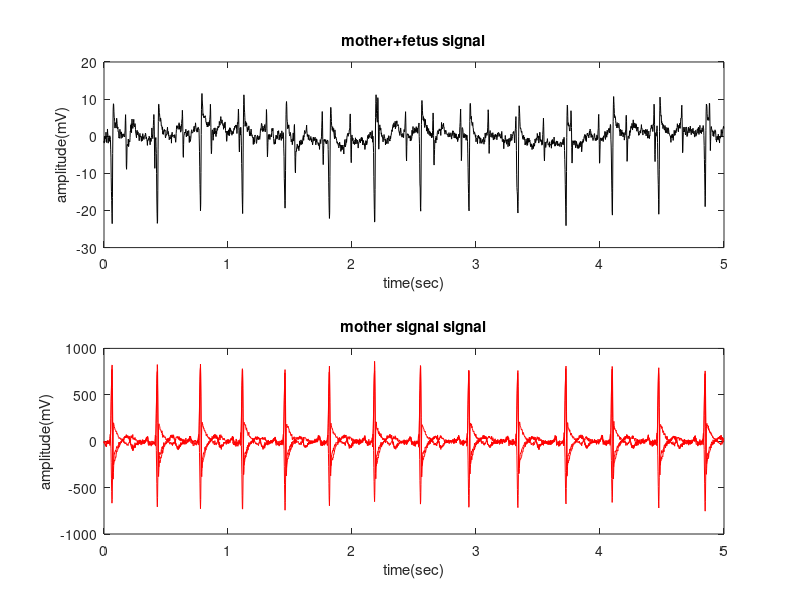

Here is the MATLAB script that generated this plot: (Note: this script raises an error after producing the figure.)
%%%clearing commands%%%
clc;
clear all;
close all;
%%%loading the input signal%%%
load foetal_ecg.dat
S=foetal_ecg; % source signal
Fs=500;       % sampling Frequency
t=S(:,1);     % Time sample
d=(sum(S(:,2:6)'))/5;  %%%Abdominal signals Fetus
x=S(:,7:9);%Thoracic signals Mother sig
mu=0.0000001; %step size
gama=0.001;%leakge coefficient
beta=0.04;%normalized step size
p=15;%order of filter

%%
%%%%plotting the input signal%%%%%%
figure
 subplot(2,1,1)
 plot(t,d,'k');
 title('mother+fetus signal');
 xlabel('time(sec)')
 ylabel('amplitude(mV)');

 %%%plotting of reference signal%%%
subplot(2,1,2)
plot(t,x,'r');
title('mother signal signal');
xlabel('time(sec)')
ylabel('amplitude(mV)');


% %  LMS algorithm % % 
 for i=1:3
X(:,:,i)=convm(x(:,i),p);
end
[M,N,L]=size(X);
a0 = zeros(1,N);%zero padding
c1=X(:,:,1);%input
c2=X(:,:,2);%input
c3=X(:,:,3);%input
Yl=a0*c1(1,:)'+a0*c2(1,:)'+a0*c3(1,:)';
El(1)=d(1)-Yl(1); %error
Al(1,:) = a0 + mu*El(1)*(conj(c1(1,:)+conj(c2(1,:))+conj(c3(1,:))));

for k=2:M-p+1;
       
        ss=Al(k-1,:)*c1(k,:)'+Al(k-1,:)*c2(k,:)'+Al(k-1,:)*c3(k,:)';
        Yl(k)=ss;
        El(k) = d(k) - Yl(k);
        Al(k,:)=Al(k-1,:)+mu*El(k)*(conj(c1(k,:)+conj(c2(k,:))+conj(c3(k,:))));
     
end


 % % NLMS algorithm % % 
 for i=1:3
X(:,:,i)=convm(x(:,i),p);
end
[M,N,L]=size(X);
a0 = zeros(1,N);%zero padding
c1=X(:,:,1);%input
c2=X(:,:,2);%input
c3=X(:,:,3);%input
Yn(1)=a0*c1(1,:)'+a0*c2(1,:)'+a0*c3(1,:)'%output 
En(1)=d(1)-Yn(1); %error

DEN=(c1(1,:)*c1(1,:)'+c2(1,:)*c2(1,:)'+c3(1,:)*c3(1,:)')+0.0001;

An(1,:) = a0 + beta/DEN*En(1)*(conj(c1(1,:)+conj(c2(1,:))+conj(c3(1,:))));

for k=2:M-p+1;
        
        ss=An(k-1,:)*c1(k,:)'+An(k-1,:)*c2(k,:)'+An(k-1,:)*c3(k,:)';
        Yn(k)=ss;
        En(k) = d(k) - Yn(k);
        DEN=(c1(k,:)*c1(k,:)'+c2(k,:)*c2(k,:)'+c3(k,:)*c3(k,:)')+0.0001;
        An(k,:)=An(k-1,:)+beta/DEN*En(k)*(conj(c1(k,:)+conj(c2(k,:))+conj(c3(k,:))));
     
end

% %  LLMS algorithm % % %
 for i=1:3
X(:,:,i)=convm(x(:,i),p);
end
[M,N,L]=size(X);
a0 = zeros(1,N);%zero padding
c1=X(:,:,1);%input
c2=X(:,:,2);%input
c3=X(:,:,3);%input
Yll(1)=a0*c1(1,:)'+a0*c2(1,:)'+a0*c3(1,:)';%output
Ell(1)=d(1)-Yll(1); %error
All(1,:) = (1-mu*gama)*a0 + mu*Ell(1)*(conj(c1(1,:)+conj(c2(1,:))+conj(c3(1,:))));%update equation
for k=2:M-p+1;
        
        ss=All(k-1,:)*c1(k,:)'+All(k-1,:)*c2(k,:)'+All(k-1,:)*c3(k,:)';
        Yll(k)=ss;
        Ell(k) = d(k) - Yll(k);
        All(k,:)=(1-mu*gama)*All(k-1,:)+mu*Ell(k)*(conj(c1(k,:)+conj(c2(k,:))+conj(c3(k,:))));
     
end

%%
%plotting the lms,nlms & llms output for miso%
figure
plot(t,El,'r-',t,En,'b--',t,Ell,'g--')
title('plot of the LMS,NLMS&LLMS output(fetus signal)');
legend('MISO-LMS','MISO-NLMS','MISO-LLMS');
xlabel('time(sec)');
ylabel('amplitude(mV)');
axis([0 5 -30 30]);

%%
%plotting of filtered signal in miso lms,nlms & llms%
figure
plot(t,Yl,'r-',t,Yn,'b--',t,Yll,'g--');
legend('MISO-LMS','MISO-NLMS','MISO-LLMS');
title('Plot of the filter output');
ylabel('amplitude(mV)');
xlabel('time(sec)');
axis([0 5 -20 20]);